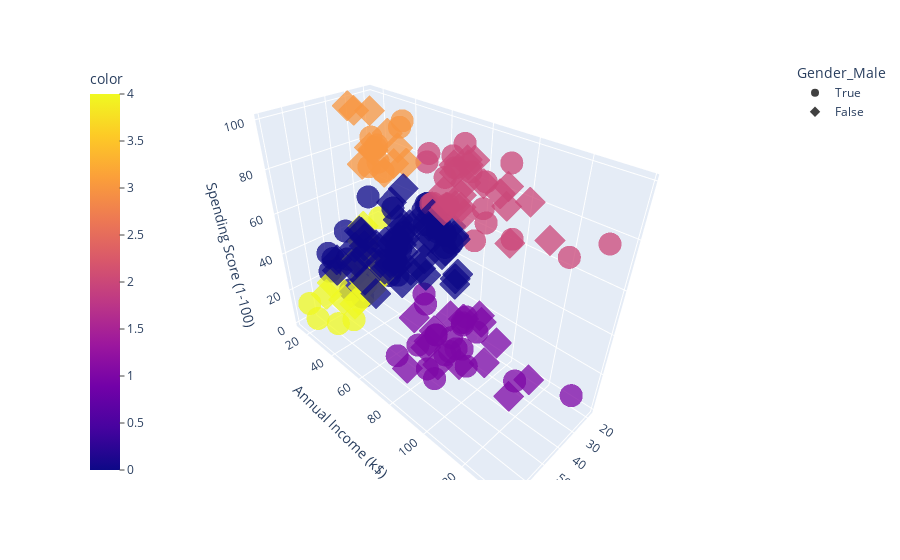

Notebook code for this chart:
### Code cell
import plotly.express as px
fig = px.scatter_3d(df, x='Age', y='Annual Income (k$)', z='Spending Score (1-100)', color=model.fit_predict(df), symbol='Gender_Male', opacity=0.75)
fig.update_layout(coloraxis_colorbar=dict(yanchor="top", y=1, x=0, ticks="outside"))
# fig.show()

### Figure 1 — Plotly figure (JSON) as saved in the notebook; plotly's stock layout.template omitted (floating-point values rounded to 4 significant figures)
{"data": [{"hovertemplate": "Gender_Male=True<br>Age=%{x}<br>Annual Income (k$)=%{y}<br>Spending Score (1-100)=%{z}<br>color=%{marker.color}<extra></extra>", "legendgroup": "True", "marker": {"color": [4, 3, 4, 4, 4, 3, 3, 4, 4, 3, 3, 3, 0, 4, 4, 3, 3, 4, 0, 0, 0, 0, 0, 0, 0, 0, 0, 0, 0, 0, 0, 0, 0, 0, 0, 0, 0, 0, 0, 0, 0, 0, 0, 0, 0, 0, 0, 0, 0, 0, 2, 1, 2, 1, 2, 1, 2, 1, 2, 1, 2, 1, 2, 1, 2, 1, 2, 1, 1, 1, 1, 1, 2, 1, 2, 1, 2, 1, 2, 1, 2, 1, 2, 2, 1, 2, 1, 2], "coloraxis": "coloraxis", "opacity": 0.75, "symbol": "circle"}, "mode": "markers", "name": "True", "scene": "scene", "showlegend": true, "type": "scatter3d", "x": [19, 21, 64, 67, 37, 22, 20, 52, 35, 25, 31, 29, 35, 60, 53, 18, 24, 48, 33, 59, 47, 69, 53, 70, 19, 63, 18, 19, 70, 59, 26, 40, 57, 38, 67, 48, 18, 48, 24, 48, 20, 67, 26, 49, 54, 68, 66, 65, 19, 27, 39, 43, 40, 59, 38, 47, 39, 20, 32, 19, 32, 25, 28, 48, 34, 43, 39, 37, 34, 19, 50, 42, 32, 40, 28, 36, 36, 58, 27, 59, 35, 46, 30, 28, 33, 32, 32, 30], "y": [15, 15, 19, 19, 20, 20, 21, 23, 24, 24, 25, 28, 28, 30, 33, 33, 38, 39, 42, 43, 43, 44, 46, 46, 46, 48, 48, 48, 49, 54, 54, 54, 54, 54, 54, 54, 59, 60, 60, 61, 61, 62, 62, 62, 63, 63, 63, 63, 64, 67, 69, 71, 71, 71, 71, 71, 71, 73, 73, 74, 75, 77, 77, 77, 78, 78, 78, 78, 78, 81, 85, 86, 87, 87, 87, 87, 87, 88, 88, 93, 93, 98, 99, 101, 113, 126, 137, 137], "z": [39, 81, 3, 14, 13, 79, 66, 29, 35, 73, 73, 82, 61, 4, 4, 92, 92, 36, 60, 60, 41, 46, 46, 56, 55, 51, 59, 59, 55, 47, 54, 48, 51, 55, 41, 46, 41, 49, 52, 42, 49, 59, 55, 56, 46, 43, 48, 52, 46, 56, 91, 35, 95, 11, 75, 9, 75, 5, 73, 10, 93, 12, 97, 36, 90, 17, 88, 1, 1, 5, 26, 20, 63, 13, 75, 10, 92, 15, 69, 14, 90, 15, 97, 68, 8, 74, 18, 83]}, {"hovertemplate": "Gender_Male=False<br>Age=%{x}<br>Annual Income (k$)=%{y}<br>Spending Score (1-100)=%{z}<br>color=%{marker.color}<extra></extra>", "legendgroup": "False", "marker": {"color": [4, 3, 4, 3, 4, 3, 3, 3, 4, 3, 4, 3, 4, 4, 4, 4, 3, 3, 4, 3, 4, 3, 4, 3, 4, 0, 4, 0, 0, 0, 0, 0, 0, 0, 0, 0, 0, 0, 0, 0, 0, 0, 0, 0, 0, 0, 0, 0, 0, 0, 0, 0, 0, 0, 0, 0, 0, 0, 0, 0, 0, 0, 0, 0, 0, 0, 0, 0, 0, 0, 0, 0, 0, 0, 2, 0, 2, 2, 1, 2, 1, 0, 2, 2, 1, 1, 2, 1, 2, 2, 2, 1, 2, 2, 2, 2, 1, 1, 2, 1, 2, 2, 1, 1, 1, 2, 1, 2, 2, 1, 2, 1], "coloraxis": "coloraxis", "opacity": 0.75, "symbol": "diamond"}, "mode": "markers", "name": "False", "scene": "scene", "showlegend": true, "type": "scatter3d", "x": [20, 23, 31, 22, 35, 23, 30, 35, 58, 24, 35, 35, 46, 54, 45, 40, 23, 21, 49, 21, 42, 30, 36, 20, 65, 31, 49, 24, 50, 27, 29, 31, 49, 31, 50, 51, 27, 67, 54, 43, 68, 32, 47, 60, 60, 45, 23, 49, 46, 21, 55, 22, 34, 50, 68, 40, 32, 47, 27, 23, 49, 21, 66, 19, 38, 18, 19, 63, 49, 51, 50, 38, 40, 23, 31, 25, 31, 29, 44, 35, 57, 28, 32, 32, 34, 44, 38, 47, 27, 30, 30, 56, 29, 31, 36, 33, 36, 52, 30, 37, 32, 29, 41, 54, 41, 36, 34, 32, 38, 47, 35, 45], "y": [16, 16, 17, 17, 18, 18, 19, 19, 20, 20, 21, 23, 25, 28, 28, 29, 29, 30, 33, 33, 34, 34, 37, 37, 38, 39, 39, 39, 40, 40, 40, 40, 42, 43, 43, 44, 46, 47, 47, 48, 48, 48, 49, 50, 50, 54, 54, 54, 54, 54, 57, 57, 58, 58, 59, 60, 60, 60, 60, 62, 62, 62, 63, 63, 64, 65, 65, 65, 65, 67, 67, 67, 69, 70, 70, 72, 72, 73, 73, 74, 75, 76, 76, 77, 78, 78, 78, 78, 78, 78, 78, 79, 79, 81, 85, 86, 87, 88, 88, 97, 97, 98, 99, 101, 103, 103, 103, 103, 113, 120, 120, 126], "z": [6, 77, 40, 76, 6, 94, 72, 99, 15, 77, 35, 98, 5, 14, 32, 31, 87, 73, 14, 81, 17, 73, 26, 75, 35, 61, 28, 65, 55, 47, 42, 42, 52, 54, 45, 50, 51, 52, 59, 50, 48, 47, 42, 49, 56, 53, 52, 42, 44, 57, 58, 55, 60, 46, 55, 40, 42, 47, 50, 41, 48, 42, 50, 54, 42, 48, 50, 43, 59, 43, 57, 40, 58, 29, 77, 34, 71, 88, 7, 72, 5, 40, 87, 74, 22, 20, 76, 16, 89, 78, 73, 35, 83, 93, 75, 95, 27, 13, 86, 32, 86, 88, 39, 24, 17, 85, 23, 69, 91, 16, 79, 28]}], "layout": {"coloraxis": {"colorbar": {"ticks": "outside", "title": {"text": "color"}, "x": 0, "y": 1, "yanchor": "top"}, "colorscale": [[0, "#0d0887"], [0.1111, "#46039f"], [0.2222, "#7201a8"], [0.3333, "#9c179e"], [0.4444, "#bd3786"], [0.5556, "#d8576b"], [0.6667, "#ed7953"], [0.7778, "#fb9f3a"], [0.8889, "#fdca26"], [1, "#f0f921"]]}, "legend": {"title": {"text": "Gender_Male"}, "tracegroupgap": 0}, "margin": {"t": 60}, "scene": {"domain": {"x": [0, 1], "y": [0, 1]}, "xaxis": {"title": {"text": "Age"}}, "yaxis": {"title": {"text": "Annual Income (k$)"}}, "zaxis": {"title": {"text": "Spending Score (1-100)"}}}}}
